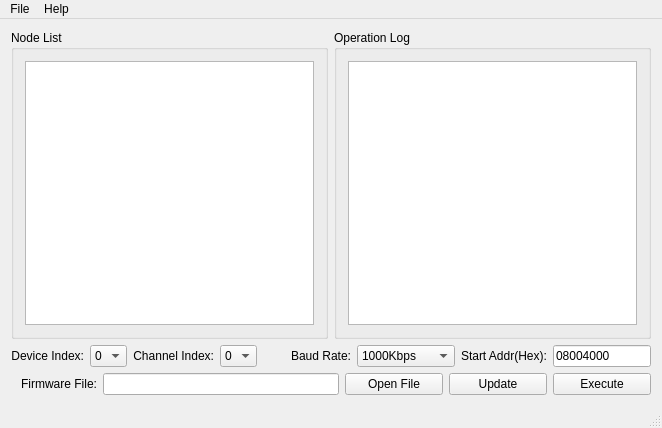
<?xml version="1.0" encoding="UTF-8"?>
<ui version="4.0">
 <class>MainWindow</class>
 <widget class="QMainWindow" name="MainWindow">
  <property name="geometry">
   <rect>
    <x>0</x>
    <y>0</y>
    <width>662</width>
    <height>428</height>
   </rect>
  </property>
  <property name="minimumSize">
   <size>
    <width>662</width>
    <height>0</height>
   </size>
  </property>
  <property name="maximumSize">
   <size>
    <width>662</width>
    <height>16777215</height>
   </size>
  </property>
  <property name="windowTitle">
   <string>CAN Bootloader</string>
  </property>
  <widget class="QWidget" name="centralWidget">
   <layout class="QGridLayout" name="gridLayout_3">
    <item row="0" column="0">
     <layout class="QVBoxLayout" name="verticalLayout_2">
      <item>
       <layout class="QHBoxLayout" name="horizontalLayout_7">
        <item>
         <widget class="QGroupBox" name="groupBox">
          <property name="maximumSize">
           <size>
            <width>317</width>
            <height>16777215</height>
           </size>
          </property>
          <property name="title">
           <string>Node List</string>
          </property>
          <layout class="QGridLayout" name="gridLayout">
           <item row="0" column="0">
            <widget class="QTableView" name="nodeListTableView">
             <property name="horizontalScrollBarPolicy">
              <enum>Qt::ScrollBarAlwaysOff</enum>
             </property>
            </widget>
           </item>
          </layout>
         </widget>
        </item>
        <item>
         <widget class="QGroupBox" name="groupBox_2">
          <property name="title">
           <string>Operation Log</string>
          </property>
          <layout class="QGridLayout" name="gridLayout_2">
           <item row="0" column="0">
            <widget class="QTextEdit" name="logTextEdit"/>
           </item>
          </layout>
         </widget>
        </item>
       </layout>
      </item>
      <item>
       <layout class="QVBoxLayout" name="verticalLayout">
        <item>
         <layout class="QHBoxLayout" name="horizontalLayout_6">
          <item>
           <layout class="QHBoxLayout" name="horizontalLayout">
            <item>
             <widget class="QLabel" name="label">
              <property name="text">
               <string>Device Index:</string>
              </property>
              <property name="alignment">
               <set>Qt::AlignRight|Qt::AlignTrailing|Qt::AlignVCenter</set>
              </property>
             </widget>
            </item>
            <item>
             <widget class="QComboBox" name="deviceIndexComboBox">
              <property name="minimumSize">
               <size>
                <width>37</width>
                <height>0</height>
               </size>
              </property>
              <item>
               <property name="text">
                <string>0</string>
               </property>
              </item>
              <item>
               <property name="text">
                <string>1</string>
               </property>
              </item>
              <item>
               <property name="text">
                <string>2</string>
               </property>
              </item>
              <item>
               <property name="text">
                <string>3</string>
               </property>
              </item>
              <item>
               <property name="text">
                <string>4</string>
               </property>
              </item>
              <item>
               <property name="text">
                <string>5</string>
               </property>
              </item>
              <item>
               <property name="text">
                <string>6</string>
               </property>
              </item>
              <item>
               <property name="text">
                <string>7</string>
               </property>
              </item>
              <item>
               <property name="text">
                <string>8</string>
               </property>
              </item>
              <item>
               <property name="text">
                <string>9</string>
               </property>
              </item>
             </widget>
            </item>
           </layout>
          </item>
          <item>
           <layout class="QHBoxLayout" name="horizontalLayout_2">
            <item>
             <widget class="QLabel" name="label_2">
              <property name="text">
               <string>Channel Index:</string>
              </property>
              <property name="alignment">
               <set>Qt::AlignRight|Qt::AlignTrailing|Qt::AlignVCenter</set>
              </property>
             </widget>
            </item>
            <item>
             <widget class="QComboBox" name="channelIndexComboBox">
              <property name="minimumSize">
               <size>
                <width>37</width>
                <height>0</height>
               </size>
              </property>
              <item>
               <property name="text">
                <string>0</string>
               </property>
              </item>
              <item>
               <property name="text">
                <string>1</string>
               </property>
              </item>
             </widget>
            </item>
           </layout>
          </item>
          <item>
           <spacer name="horizontalSpacer">
            <property name="orientation">
             <enum>Qt::Horizontal</enum>
            </property>
            <property name="sizeHint" stdset="0">
             <size>
              <width>40</width>
              <height>20</height>
             </size>
            </property>
           </spacer>
          </item>
          <item>
           <layout class="QHBoxLayout" name="horizontalLayout_3">
            <item>
             <widget class="QLabel" name="label_3">
              <property name="text">
               <string>Baud Rate:</string>
              </property>
              <property name="alignment">
               <set>Qt::AlignRight|Qt::AlignTrailing|Qt::AlignVCenter</set>
              </property>
             </widget>
            </item>
            <item>
             <widget class="QComboBox" name="baudRateComboBox">
              <property name="minimumSize">
               <size>
                <width>98</width>
                <height>0</height>
               </size>
              </property>
              <property name="maximumSize">
               <size>
                <width>98</width>
                <height>16777215</height>
               </size>
              </property>
              <item>
               <property name="text">
                <string>1000Kbps</string>
               </property>
              </item>
              <item>
               <property name="text">
                <string>800Kbps</string>
               </property>
              </item>
              <item>
               <property name="text">
                <string>666Kbps</string>
               </property>
              </item>
              <item>
               <property name="text">
                <string>600Kbps</string>
               </property>
              </item>
              <item>
               <property name="text">
                <string>500Kbps</string>
               </property>
              </item>
              <item>
               <property name="text">
                <string>400Kbps</string>
               </property>
              </item>
              <item>
               <property name="text">
                <string>300Kbps</string>
               </property>
              </item>
              <item>
               <property name="text">
                <string>250Kbps</string>
               </property>
              </item>
              <item>
               <property name="text">
                <string>200Kbps</string>
               </property>
              </item>
              <item>
               <property name="text">
                <string>150Kbps</string>
               </property>
              </item>
              <item>
               <property name="text">
                <string>100Kbps</string>
               </property>
              </item>
              <item>
               <property name="text">
                <string>90Kbps</string>
               </property>
              </item>
              <item>
               <property name="text">
                <string>80Kbps</string>
               </property>
              </item>
              <item>
               <property name="text">
                <string>60Kbps</string>
               </property>
              </item>
              <item>
               <property name="text">
                <string>50Kbps</string>
               </property>
              </item>
              <item>
               <property name="text">
                <string>40Kbps</string>
               </property>
              </item>
              <item>
               <property name="text">
                <string>30Kbps</string>
               </property>
              </item>
              <item>
               <property name="text">
                <string>20Kbps</string>
               </property>
              </item>
             </widget>
            </item>
           </layout>
          </item>
          <item>
           <layout class="QHBoxLayout" name="horizontalLayout_5">
            <item>
             <widget class="QLabel" name="label_5">
              <property name="text">
               <string>Start Addr(Hex):</string>
              </property>
             </widget>
            </item>
            <item>
             <widget class="QLineEdit" name="startAddrLineEdit">
              <property name="enabled">
               <bool>true</bool>
              </property>
              <property name="minimumSize">
               <size>
                <width>98</width>
                <height>0</height>
               </size>
              </property>
              <property name="text">
               <string>08004000</string>
              </property>
             </widget>
            </item>
           </layout>
          </item>
         </layout>
        </item>
        <item>
         <layout class="QHBoxLayout" name="horizontalLayout_4">
          <item>
           <widget class="QLabel" name="label_4">
            <property name="text">
             <string>Firmware File:</string>
            </property>
            <property name="alignment">
             <set>Qt::AlignRight|Qt::AlignTrailing|Qt::AlignVCenter</set>
            </property>
           </widget>
          </item>
          <item>
           <widget class="QLineEdit" name="fileLineEdit">
            <property name="maximumSize">
             <size>
              <width>236</width>
              <height>16777215</height>
             </size>
            </property>
           </widget>
          </item>
          <item>
           <widget class="QPushButton" name="openFilePushButton">
            <property name="minimumSize">
             <size>
              <width>98</width>
              <height>0</height>
             </size>
            </property>
            <property name="text">
             <string>Open File</string>
            </property>
           </widget>
          </item>
          <item>
           <widget class="QPushButton" name="updatePushButton">
            <property name="minimumSize">
             <size>
              <width>98</width>
              <height>0</height>
             </size>
            </property>
            <property name="text">
             <string>Update</string>
            </property>
           </widget>
          </item>
          <item>
           <widget class="QPushButton" name="executePushButton">
            <property name="minimumSize">
             <size>
              <width>98</width>
              <height>0</height>
             </size>
            </property>
            <property name="text">
             <string>Execute</string>
            </property>
           </widget>
          </item>
         </layout>
        </item>
       </layout>
      </item>
     </layout>
    </item>
   </layout>
  </widget>
  <widget class="QMenuBar" name="menuBar">
   <property name="geometry">
    <rect>
     <x>0</x>
     <y>0</y>
     <width>662</width>
     <height>23</height>
    </rect>
   </property>
   <widget class="QMenu" name="menuFile">
    <property name="title">
     <string>File</string>
    </property>
    <addaction name="actionExit"/>
   </widget>
   <widget class="QMenu" name="menuHelp">
    <property name="title">
     <string>Help</string>
    </property>
    <addaction name="actionAbout"/>
    <addaction name="actionContact_Us"/>
   </widget>
   <addaction name="menuFile"/>
   <addaction name="menuHelp"/>
  </widget>
  <widget class="QStatusBar" name="statusBar"/>
  <action name="actionExit">
   <property name="text">
    <string>Exit</string>
   </property>
  </action>
  <action name="actionAbout">
   <property name="text">
    <string>About</string>
   </property>
  </action>
  <action name="actionContact_Us">
   <property name="text">
    <string>Contact Us</string>
   </property>
  </action>
 </widget>
 <layoutdefault spacing="6" margin="11"/>
 <resources/>
 <connections/>
</ui>
